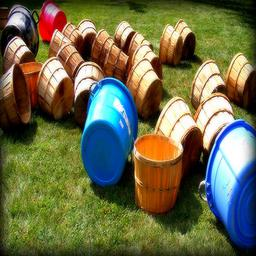
#> input picture iegan-inpainting-denoising/example.JPEG, 256 x 256 px
$ python visualize_mask.py
#> lines starting #> are read from the running program, lines starting #| are printed output that depends on the picture
import cv2
import random
import numpy as np

if __name__ == "__main__":

    img = cv2.imread('example.JPEG', flags = cv2.IMREAD_GRAYSCALE)
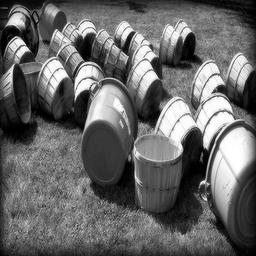
#> img: shape (256, 256); min 0, max 255, mean 102.7
    mask = cv2.imread('./huahen/processed/5.png', flags = cv2.IMREAD_GRAYSCALE)
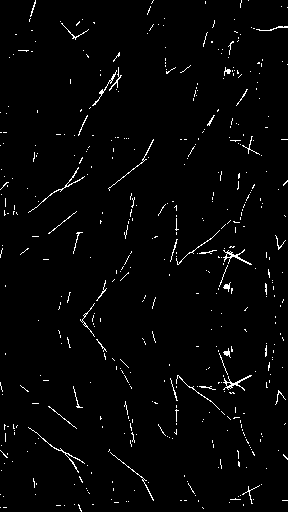
#> input picture iegan-inpainting-denoising/huahen/processed/5.png, 288 x 512 px
#> mask: shape (512, 288); 2.2% white in thin lines or dots

    # randomly crop
    rand_h = random.randint(0, max(0, mask.shape[0] - 256))
#> rand_h = 197
    rand_w = random.randint(0, max(0, mask.shape[1] - 256))
#> rand_w = 26
    mask = mask[rand_h:rand_h + 256, rand_w:rand_w + 256]
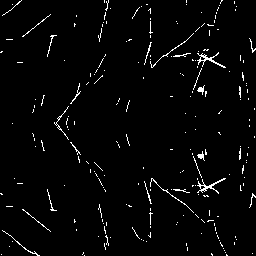
#> mask: shape (256, 256); 2.6% white in thin lines or dots

    img = (img.astype(np.float64) / 255) * (1 - mask.astype(np.float64) / 255)
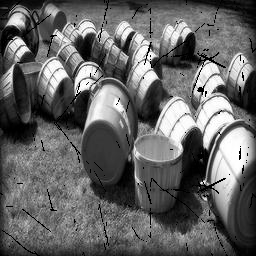
#> img: shape (256, 256) float64; min 0, max 1, mean 0.393
    noise = np.random.normal(loc = 0.0, scale = 0.03, size = img.shape)
    masked_img = img + noise
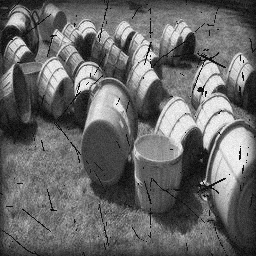
#> masked_img: shape (256, 256) float64; min -0.0983, max 1.1, mean 0.393; drawn with min black and max white
    masked_img = np.clip(masked_img, 0, 1)
    masked_img = (masked_img * 255.0).astype(np.uint8)

    cv2.imshow('img', masked_img)
    cv2.waitKey(0)

    for i in range(1000):
        print(random.randint(1, 12))
